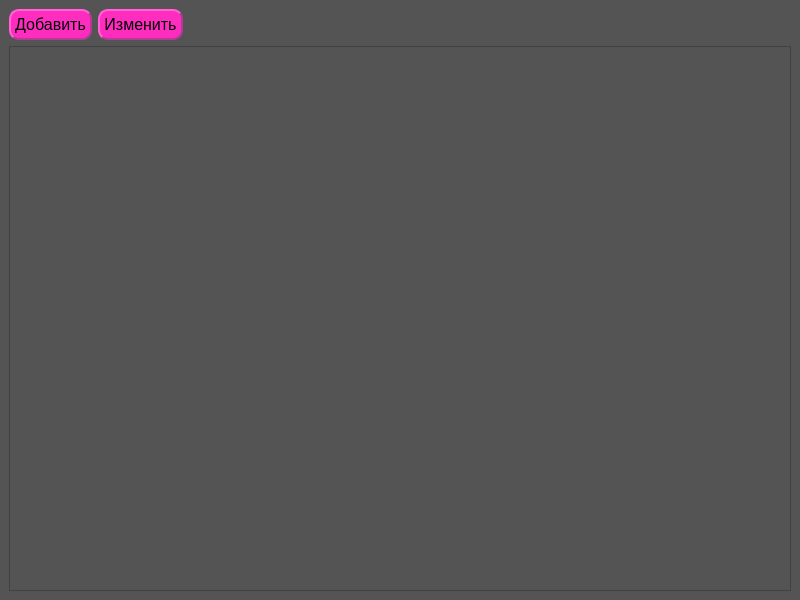
<?xml version="1.0" encoding="UTF-8"?>
<ui version="4.0">
 <class>MainWindow</class>
 <widget class="QMainWindow" name="MainWindow">
  <property name="geometry">
   <rect>
    <x>0</x>
    <y>0</y>
    <width>800</width>
    <height>600</height>
   </rect>
  </property>
  <property name="windowTitle">
   <string>MainWindow</string>
  </property>
  <property name="styleSheet">
   <string notr="true">background-color: rgb(85, 84, 84);</string>
  </property>
  <widget class="QWidget" name="centralwidget">
   <layout class="QVBoxLayout" name="verticalLayout">
    <item>
     <layout class="QHBoxLayout" name="horizontalLayout">
      <item>
       <widget class="QPushButton" name="create_btn">
        <property name="font">
         <font>
          <family>Segoe UI</family>
          <pointsize>12</pointsize>
          <weight>50</weight>
          <bold>false</bold>
         </font>
        </property>
        <property name="styleSheet">
         <string notr="true">background-color: rgb(255, 44, 192);
border-style: outset;
border-width: 2px;
border-radius: 10px;
border-color: rgb(180, 59, 148);
min-width: 10em;
padding: 4px;</string>
        </property>
        <property name="text">
         <string>Добавить</string>
        </property>
       </widget>
      </item>
      <item>
       <widget class="QPushButton" name="edit_btn">
        <property name="font">
         <font>
          <family>Segoe UI</family>
          <pointsize>12</pointsize>
         </font>
        </property>
        <property name="styleSheet">
         <string notr="true">background-color: rgb(255, 44, 192);
border-style: outset;
border-width: 2px;
border-radius: 10px;
border-color: rgb(180, 59, 148);
min-width: 10em;
padding: 4px;</string>
        </property>
        <property name="text">
         <string>Изменить</string>
        </property>
       </widget>
      </item>
      <item>
       <spacer name="horizontalSpacer">
        <property name="orientation">
         <enum>Qt::Horizontal</enum>
        </property>
        <property name="sizeHint" stdset="0">
         <size>
          <width>40</width>
          <height>20</height>
         </size>
        </property>
       </spacer>
      </item>
     </layout>
    </item>
    <item>
     <widget class="QTableWidget" name="tableWidget">
      <property name="styleSheet">
       <string notr="true">background-color: rgb(255, 44, 192);
border-style: outset;
border-width: 2px;
border-radius: 10px;
border-color: rgb(180, 59, 148);
min-width: 2em;
min-height: 2em;
QTableCornerButton::section {
    background-color: rgb(255, 44, 192);
	border-style: outset;
	border-width: 2px;
	border-radius: 10px;
	border-color: rgb(180, 59, 148);
	min-width: 2em;
	min-height: 2em;
}</string>
      </property>
     </widget>
    </item>
   </layout>
  </widget>
 </widget>
 <resources/>
 <connections/>
</ui>
